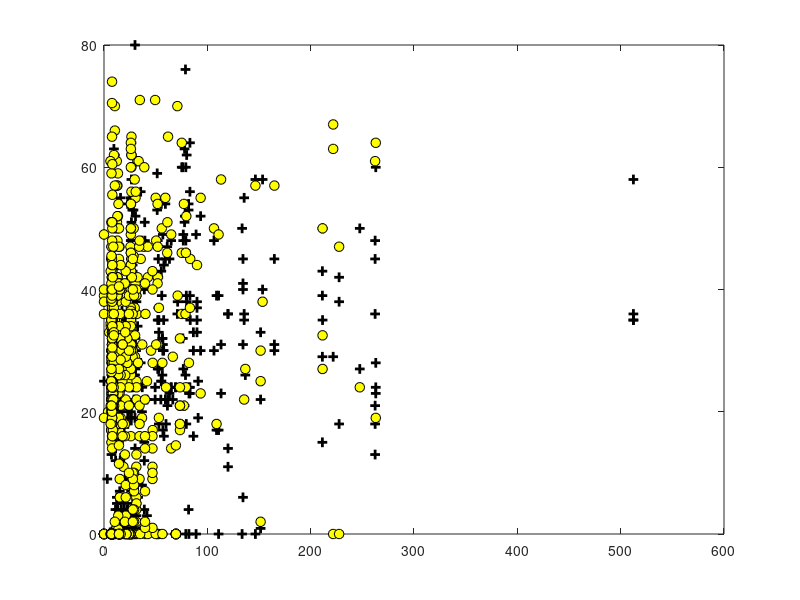

MATLAB code to generate this figure: (Note: this script raises an error after producing the figure.)
% Exercise 5 -- Regularized Logistic Regression

clear all; close all; clc

%x = load('ml4Logx.dat'); y = load('ml4Logy.dat');
x = load('real_age_fare2.dat'); y = load('surv.dat');

% Plot the training data
% Use different markers for positives and negatives
figure
pos = find(y); neg = find(y == 0);
plot(x(pos, 1), x(pos, 2), 'k+','LineWidth', 2, 'MarkerSize', 7)
hold on
plot(x(neg, 1), x(neg, 2), 'ko', 'MarkerFaceColor', 'y', 'MarkerSize', 7)


% Add polynomial features to x by 
% calling the feature mapping function
% provided in separate m-file
x = map_feature(x(:,1), x(:,2));

[m, n] = size(x);

% Initialize fitting parameters
theta = zeros(n, 1);

% Define the sigmoid function
g = inline('1.0 ./ (1.0 + exp(-z))'); 

% setup for Newton's method
MAX_ITR = 10;
J = zeros(MAX_ITR, 1);

% Lambda is the regularization parameter
lambda = -20;

% Newton's Method
for i = 1:MAX_ITR
    % Calculate the hypothesis function
    z = x * theta;
    h = g(z);
    
    % Calculate J (for testing convergence)
    J(i) =(1/m)*sum(-y.*log(h) - (1-y).*log(1-h))+ ...
    (lambda/(2*m))*norm(theta([2:end]))^2;
    
    % Calculate gradient and hessian.
    G = (lambda/m).*theta; G(1) = 0; % extra term for gradient
    L = (lambda/m).*eye(n); L(1) = 0;% extra term for Hessian
    grad = ((1/m).*x' * (h-y)) + G;
    H = ((1/m).*x' * diag(h) * diag(1-h) * x) + L;
    
    % Here is the actual update
    theta = theta - H\grad;
  
end
% Show J to determine if algorithm has converged
J
% display the norm of our parameters
norm_theta = norm(theta) 

% Plot the results 
% We will evaluate theta*x over a 
% grid of features and plot the contour 
% where theta*x equals zero

% Here is the grid range
u = linspace(0, 600, 1310);
v = linspace(0, 600, 1310);

z = zeros(length(u), length(v));
% Evaluate z = theta*x over the grid
for i = 1:length(u)
    for j = 1:length(v)
        z(i,j) = map_feature(u(i), v(j))*theta;
    end
end
z = z'; % important to transpose z before calling contour

% Plot z = 0
% Notice you need to specify the range [0, 0]
contour(u, v, z, [0, 0], 'LineWidth', 2)
legend('y = 1', 'y = 0', 'Decision boundary')
title(sprintf('\\lambda = %g', lambda), 'FontSize', 14)
xlabel('u');
ylabel('v');

hold off

% Uncomment to plot J
% figure
% plot(0:MAX_ITR-1, J, 'o--', 'MarkerFaceColor', 'r', 'MarkerSize', 8)
% xlabel('Iteration'); ylabel('J')
